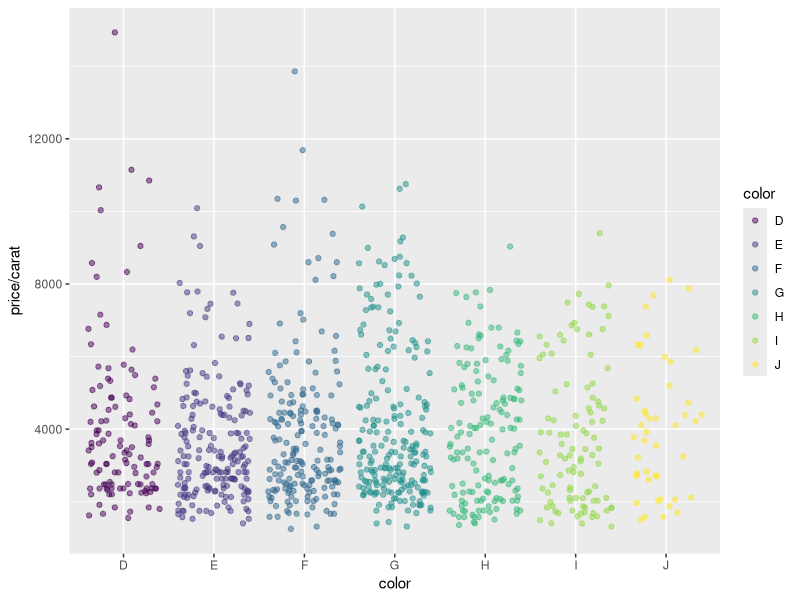
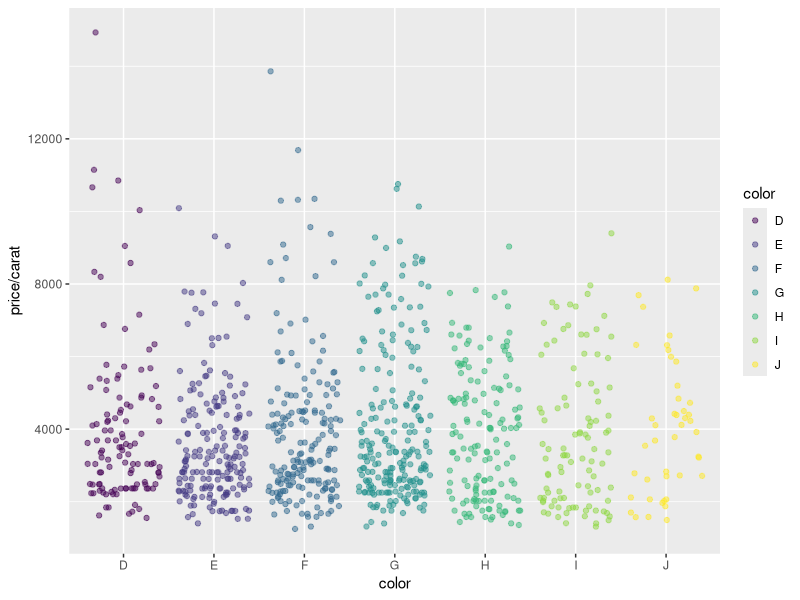

These figures' R source, in order:
## ---- chunk 1
library(knitr)
kable(iris[1:12,])
## ---- chunk 2
library(ggplot2)
dsmall <- diamonds[sample(nrow(diamonds), 1000), ]
ggplot(dsmall, aes(color, price/carat)) + geom_jitter(alpha = I(1 / 2), aes(color=color))
## ---- chunk 3
png("myplot.png")
ggplot(dsmall, aes(color, price/carat)) + geom_jitter(alpha = I(1 / 2), aes(color=color))
dev.off()
## ---- chunk 4
sessionInfo()
